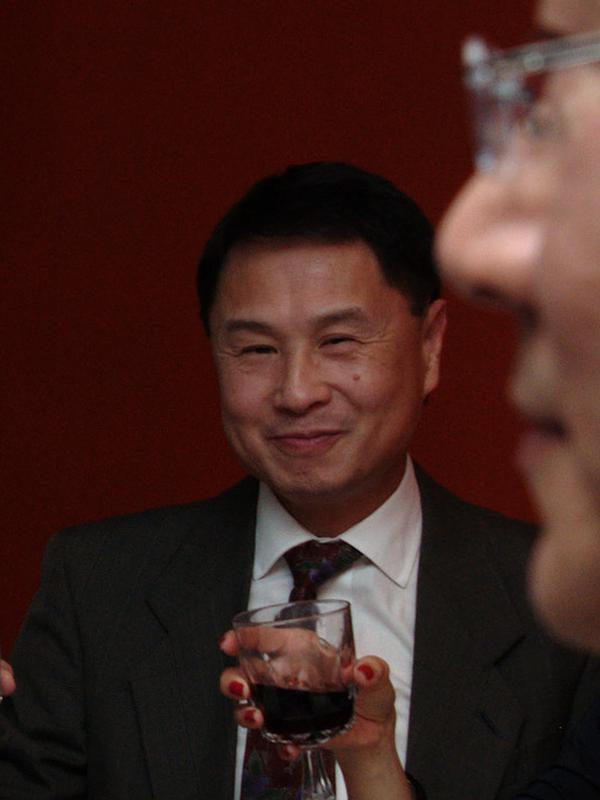
//> input picture experimant code/openvc/i.jpg, 600 x 800 px
$ ./main   (built with g++ and OpenCV 4)
//> lines starting //> are read from the running program, lines starting //| are printed output that depends on the picture
#include <iostream>
#include <stdio.h>
#include <opencv2/core.hpp>
#include <opencv2/highgui.hpp>
#include <opencv2/imgproc.hpp>

using namespace std;
using namespace cv;

#include <iostream>
#include "opencv2/imgproc.hpp"
#include "opencv2/imgcodecs.hpp"
#include "opencv2/highgui.hpp"
#include <iomanip>
using namespace std;
using namespace cv;
//filter adjust
#define CLIP_RANGE(value, min, max)  ( (value) > (max) ? (max) : (((value) < (min)) ? (min) : (value)) )
#define COLOR_RANGE(value)  CLIP_RANGE(value, 0, 255)

/**
 *  \brief Automatic brightness and contrast optimization with optional histogram clipping
 *  \param [in]src Input image GRAY or BGR or BGRA
 *  \param [out]dst Destination image
 *  \param clipHistPercent cut wings of histogram at given percent tipical=>1, 0=>Disabled
 *  \note In case of BGRA image, we won't touch the transparency
*/
// [70 lines left out: function BrightnessAndContrastAuto, not called in this run]

/**
 * Adjust Brightness and Contrast
 *
 * @param src [in] InputArray
 * @param dst [out] OutputArray
 * @param brightness [in] integer, value range [-255, 255]
 * @param contrast [in] integer, value range [-255, 255]
 *
 * @return 0 if success, else return error code
 */
// [39 lines left out: function adjustBrightnessContrast, not called in this run]


void waitESC(){
    while(int key=waitKey(0) != 27){};
}

static string window_name = "photo";
static Mat src,src1,dst1;
static int brightness = 255;
static int contrast = 255;

// [60 lines left out: functions callbackAdjust, beWhite, not called in this run]


//filtering effect display
int DELAY_CAPTION = 1500;
int DELAY_BLUR = 100;
int MAX_KERNEL_LENGTH = 31;

Mat src; Mat dst;
char window_name[] = "Smoothing Demo";

//显示标题、显示图像
int display_caption(const char* caption);
int display_dst(int delay);

int main(int argc, char** argv)
{
    namedWindow(window_name, WINDOW_AUTOSIZE);
    //加载图像，默认lena.jpg
    const char* filename = "/Users/wangsiwei/Desktop/openvc/i.jpg";
    src = imread(samples::findFile(filename), IMREAD_COLOR);
//> src is the input picture: 800 rows x 600 cols, CV_8UC3; mean B, G, R 29.1, 34.4, 63.9
    if (src.empty())
    {
        printf(" Error opening image\n");
        return EXIT_FAILURE;
    }
    //显示标题-原始图像
    if (display_caption("Original Image") != 0)
        return 0;
    //显示原图像
    dst = src.clone();
    if (display_dst(DELAY_CAPTION) != 0)
        return 0;

    //显示标题-均值滤波
    if (display_caption("Homogeneous Blur") != 0)
        return 0;
    //显示均值滤波图像，滤波器核从1到最大值，分别对原图像滤波并显示
    for (int i = 1; i < MAX_KERNEL_LENGTH; i = i + 2)
    {
        blur(src, dst, Size(i, i), Point(-1, -1));
        if (display_dst(DELAY_BLUR) != 0)
            return 0;
    }
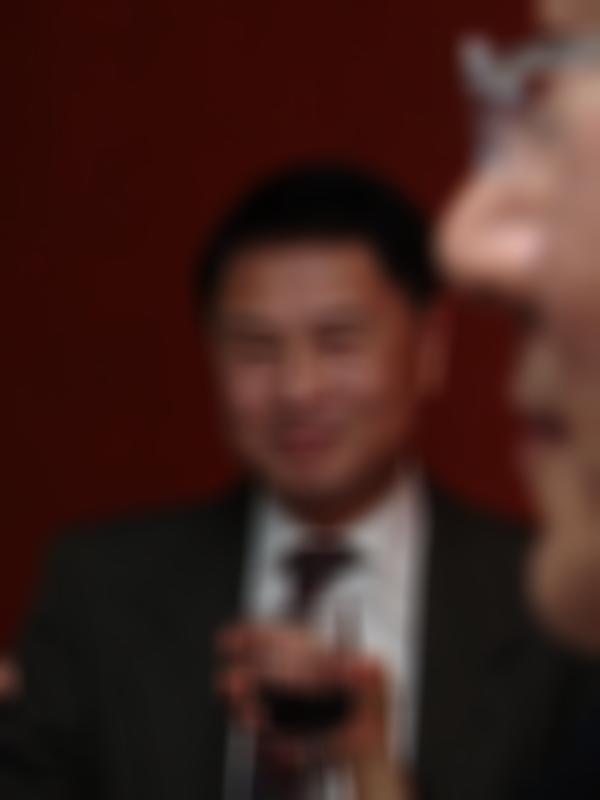
//> dst: 800 rows x 600 cols, CV_8UC3; mean B, G, R 29.1, 34.4, 63.9

    //显示标题-高斯滤波
    if (display_caption("Gaussian Blur") != 0)
        return 0;
    //显示高斯滤波图像，滤波器核从1到最大值，分别对原图像滤波并显示
    for (int i = 1; i < MAX_KERNEL_LENGTH; i = i + 2)
    {
        GaussianBlur(src, dst, Size(i, i), 0, 0);
        if (display_dst(DELAY_BLUR) != 0)
            return 0;
    }

    //显示标题-中值滤波
    if (display_caption("Median Blur") != 0)
        return 0;
    //显示中值滤波图像，滤波器核从1到最大值，分别对原图像滤波并显示
    for (int i = 1; i < MAX_KERNEL_LENGTH; i = i + 2)
    {
        medianBlur(src, dst, i);
        if (display_dst(DELAY_BLUR) != 0)
            return 0;
    }
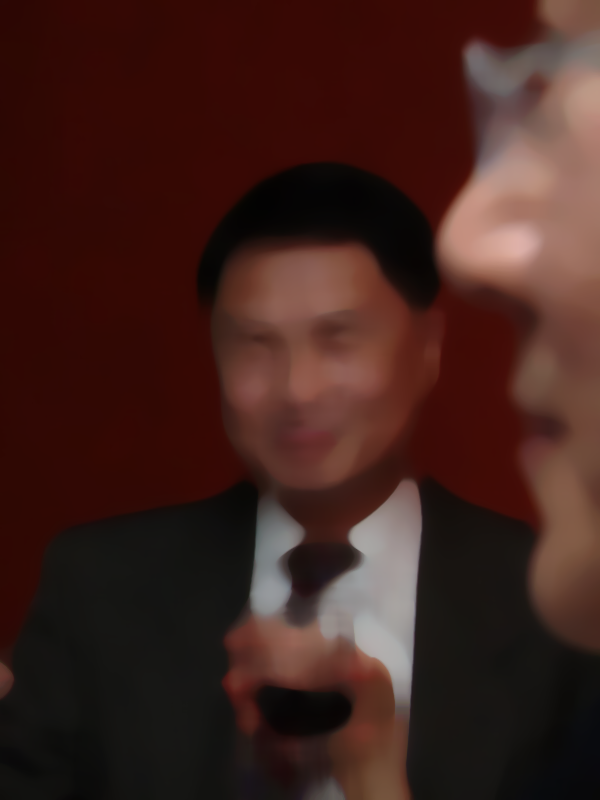
//> dst: 800 rows x 600 cols, CV_8UC3; mean B, G, R 28.4, 33.8, 63.5

    //显示标题-双边滤波
    if (display_caption("Bilateral Blur") != 0)
        return 0;
    //显示双边滤波图像，滤波器核从1到最大值，分别对原图像滤波并显示
    for (int i = 1; i < MAX_KERNEL_LENGTH; i = i + 2)
    {
        bilateralFilter(src, dst, i, i * 2, i / 2);
        if (display_dst(DELAY_BLUR) != 0)
            return 0;
    }

    //显示标题-结束
    display_caption("Done!");
    return 0;
}

//显示标题，指定显示时间
int display_caption(const char* caption)
{
    dst = Mat::zeros(src.size(), src.type());
    putText(dst, caption,
        Point(src.cols / 4, src.rows / 2),
        FONT_HERSHEY_COMPLEX, 1, Scalar(255, 255, 255));

    return display_dst(DELAY_CAPTION);
}

//显示图像，指定显示时间
int display_dst(int delay)
{
    imshow(window_name, dst);
    int c = waitKey(delay);
    if (c >= 0) { return -1; }
    return 0;
}
//skin detection
//based onRGB
// [22 lines left out: function RGB_detect, not called in this run]
/*基于椭圆皮肤模型的皮肤检测*/
// [21 lines left out: function ellipse_detect, not called in this run]
/*YCrCb颜色空间Cr分量+Otsu法*/
// [12 lines left out: function YCrCb_Otsu_detect, not called in this run]
/*YCrCb颜色空间Cr,Cb范围筛选法*/
// [24 lines left out: function YCrCb_detect, not called in this run]
/*HSV颜色空间H范围筛选法*/
// [257 lines left out: functions HSV_detector, bSums, iou, addSaltNoise, addGuassianNoise, generateGaussianNoise, not called in this run]
// [28 lines of commented-out code are left out]

$ run again, with Beauty Databse/original picture/60.jpg copied over experimant code/openvc/i.jpg
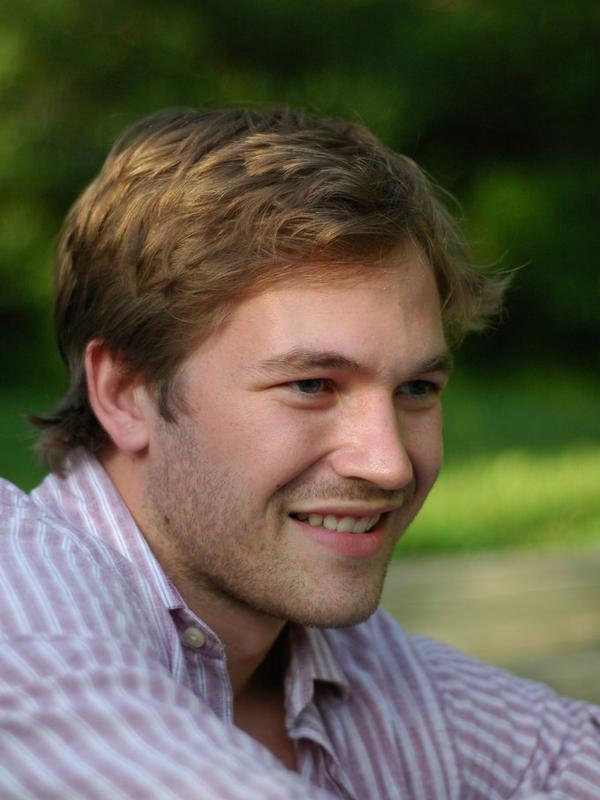
//> input picture Beauty Databse/original picture/60.jpg, 600 x 800 px
//> src is the input picture: 800 rows x 600 cols, CV_8UC3; mean B, G, R 75.3, 92.7, 98.1
//> after the loop `for (int i = 1; i < MAX_KERNEL_LENGTH; i = i + 2)`:
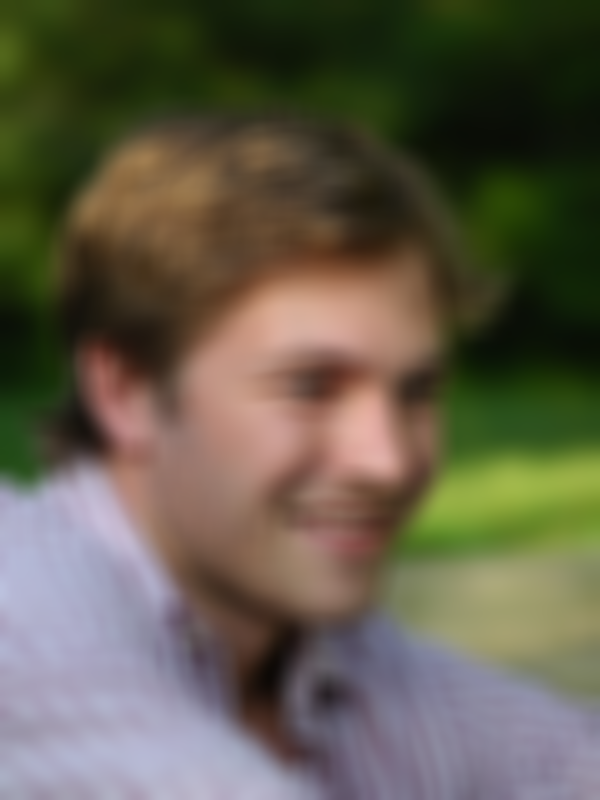
//> dst: 800 rows x 600 cols, CV_8UC3; mean B, G, R 75.3, 92.7, 98.1

$ run again, with Beauty Databse/skin detection compare one/11.png saved as experimant code/openvc/i.jpg
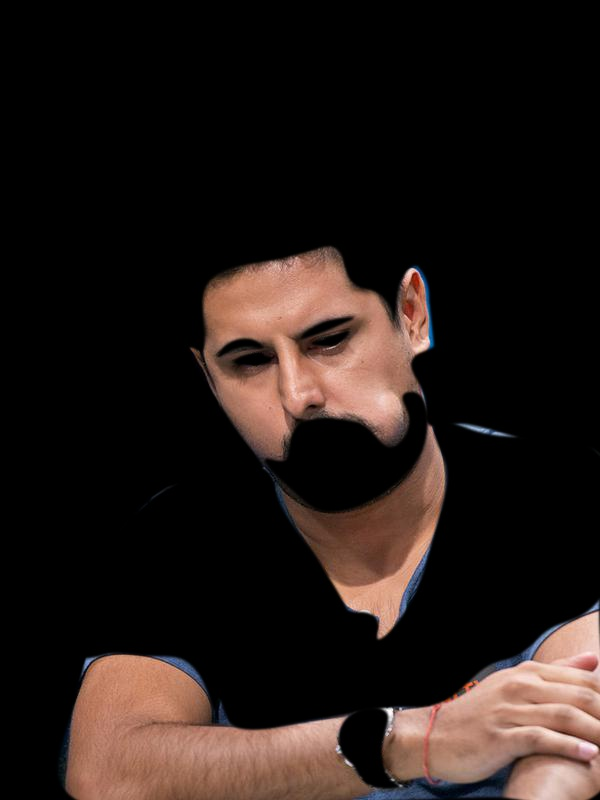
//> input picture Beauty Databse/skin detection compare one/11.png, 600 x 800 px
//> src is the input picture: 800 rows x 600 cols, CV_8UC3; mean B, G, R 23.1, 26.6, 36.7
//> after the loop `for (int i = 1; i < MAX_KERNEL_LENGTH; i = i + 2)`:
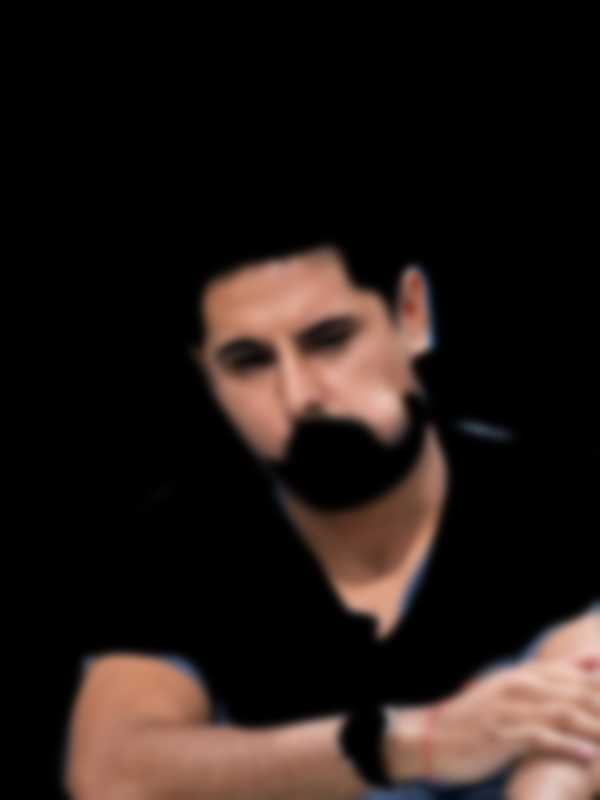
//> dst: 800 rows x 600 cols, CV_8UC3; mean B, G, R 23.1, 26.6, 36.7
//> after the loop `for (int i = 1; i < MAX_KERNEL_LENGTH; i = i + 2)`:
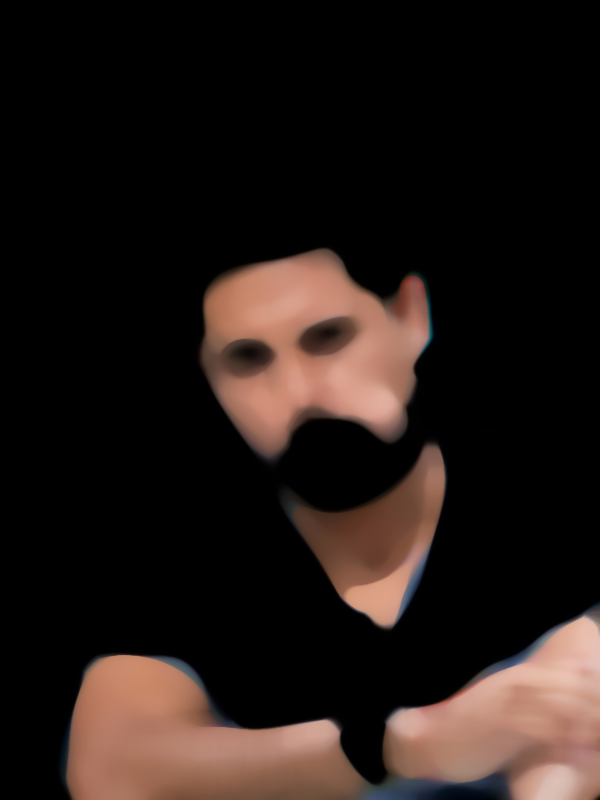
//> dst: 800 rows x 600 cols, CV_8UC3; mean B, G, R 22.2, 25.9, 36

$ run again, with filtering/11.jpg copied over experimant code/openvc/i.jpg
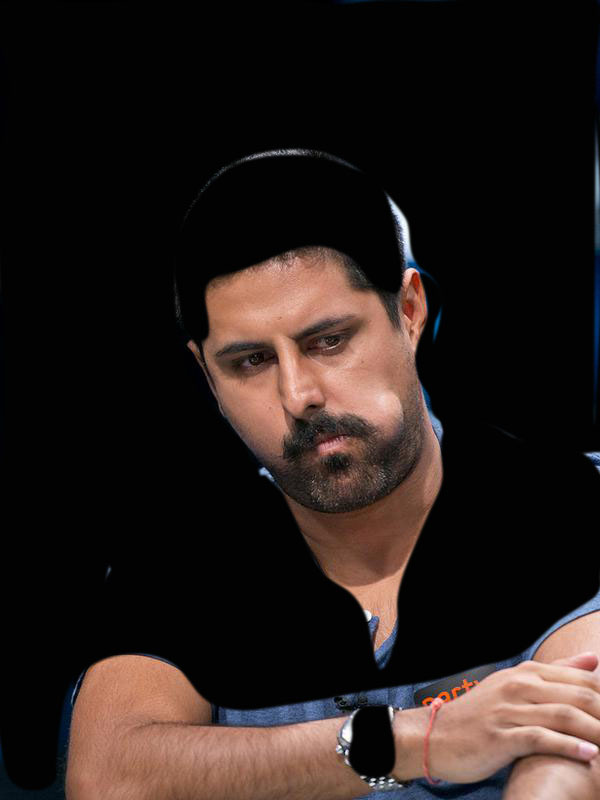
//> input picture filtering/11.jpg, 600 x 800 px
//> src is the input picture: 800 rows x 600 cols, CV_8UC3; mean B, G, R 27.5, 30.6, 40.6
//> after the loop `for (int i = 1; i < MAX_KERNEL_LENGTH; i = i + 2)`:
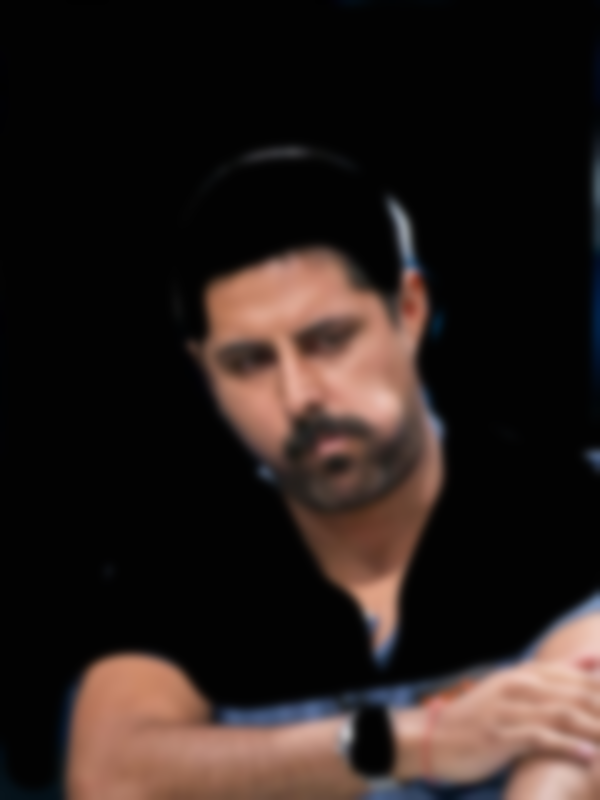
//> dst: 800 rows x 600 cols, CV_8UC3; mean B, G, R 27.4, 30.6, 40.5
//> after the loop `for (int i = 1; i < MAX_KERNEL_LENGTH; i = i + 2)`:
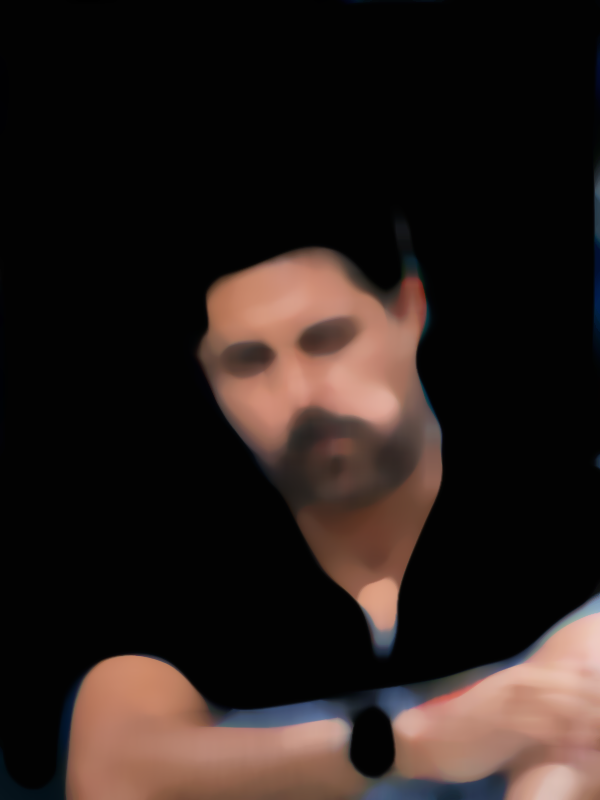
//> dst: 800 rows x 600 cols, CV_8UC3; mean B, G, R 26.2, 29.5, 39.7
